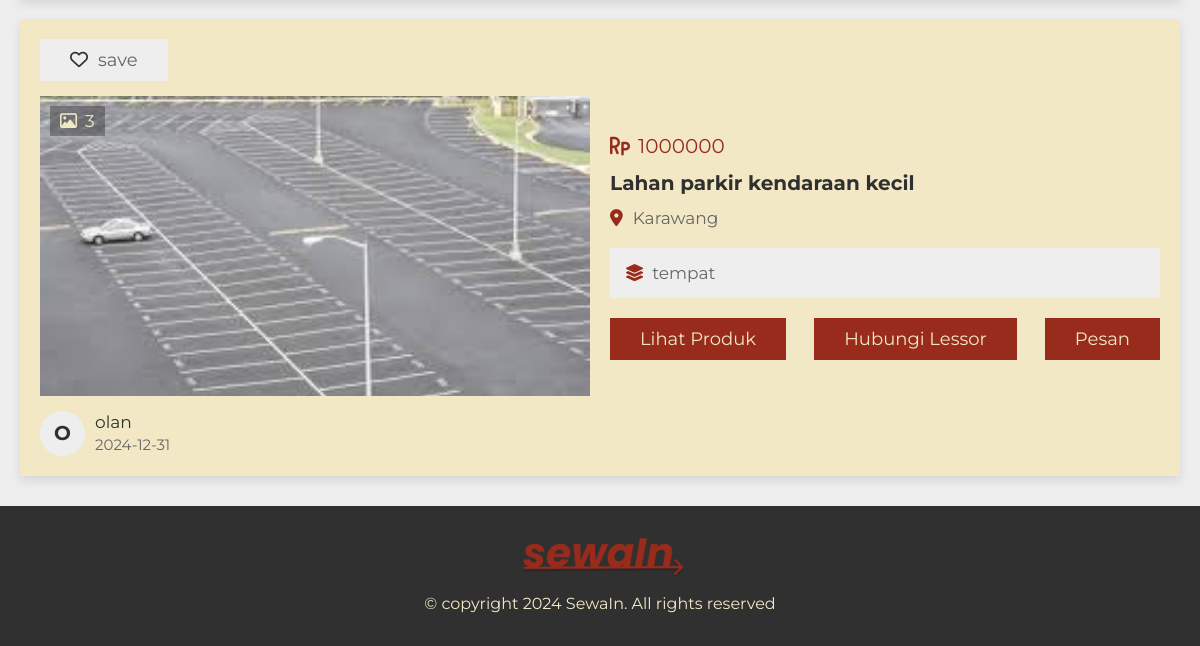
The app's page /project/listings.php (lower part), older data.
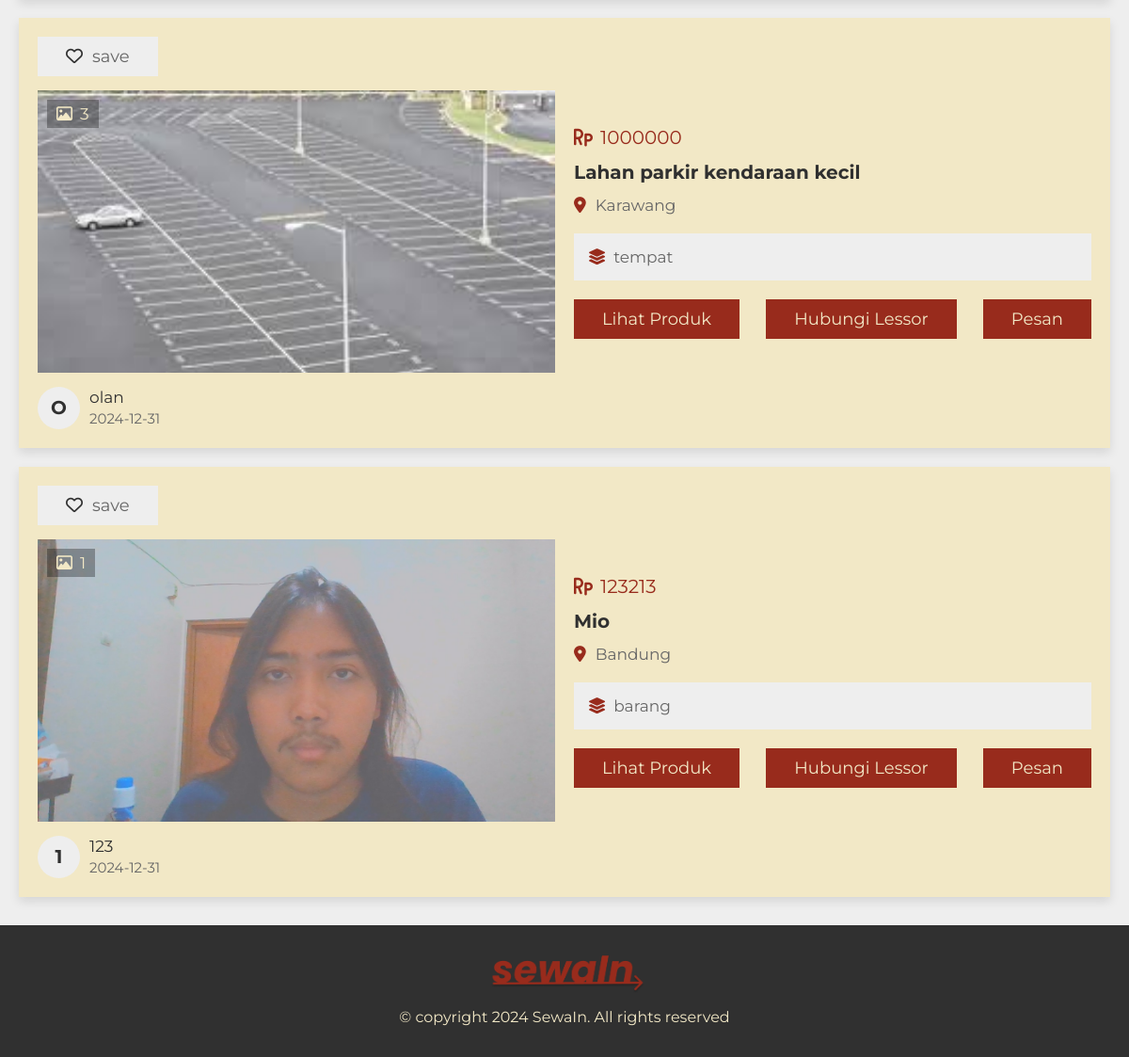
The same page, newer data.
### tables this page shows
CREATE TABLE `product` (
  `id` int(20) NOT NULL,
  `user_id` int(20) NOT NULL,
  `product_name` varchar(50) NOT NULL,
  `address` varchar(300) NOT NULL,
  `price` varchar(10) NOT NULL,
  `type` varchar(10) NOT NULL,
  `category` varchar(50) NOT NULL,
  `sub_category` varchar(50) NOT NULL,
  `specific_category` varchar(50) NOT NULL,
  `image_01` varchar(50) NOT NULL,
  `image_02` varchar(50) NOT NULL,
  `image_03` varchar(50) NOT NULL,
  `image_04` varchar(50) NOT NULL,
  `image_05` varchar(50) NOT NULL,
  `description` varchar(1000) NOT NULL,
  `date` date NOT NULL DEFAULT current_timestamp(),
  `click_count` int(11) DEFAULT 0
);

CREATE TABLE `users` (
  `id` int(20) NOT NULL,
  `name` varchar(50) NOT NULL,
  `number` varchar(13) NOT NULL,
  `email` varchar(50) NOT NULL,
  `password` varchar(50) NOT NULL,
  `profile_pic` varchar(255) DEFAULT NULL
);

### project/listings.php (the view, shortened to what this page needs)
<?php
include 'components/connect.php';
if(isset($_COOKIE['user_id'])){
   $user_id = $_COOKIE['user_id'];
}else{
   $user_id = '';
}
?>
<!DOCTYPE html>
<html lang="en">
<head>
   <link rel="stylesheet" href="https://cdnjs.cloudflare.com/ajax/libs/font-awesome/6.2.0/css/all.min.css">
   <link rel="stylesheet" href="css/style.css">
</head>
<body>
<section class="listings">
   <div class="box-container">
      <?php
         $select_properties = $conn->prepare("SELECT * FROM `product` ORDER BY date DESC");
         $select_properties->execute();
         if($select_properties->rowCount() > 0){
            while($fetch_product = $select_properties->fetch(PDO::FETCH_ASSOC)){
            $select_user = $conn->prepare("SELECT * FROM `users` WHERE id = ?");
            $select_user->execute([$fetch_product['user_id']]);
            $fetch_user = $select_user->fetch(PDO::FETCH_ASSOC);
            if(!empty($fetch_product['image_02'])){
               $image_coutn_02 = 1;
            }else{
               $image_coutn_02 = 0;
            }
            if(!empty($fetch_product['image_03'])){
               $image_coutn_03 = 1;
            }else{
               $image_coutn_03 = 0;
            }
            if(!empty($fetch_product['image_04'])){
               $image_coutn_04 = 1;
            }else{
               $image_coutn_04 = 0;
            }
            if(!empty($fetch_product['image_05'])){
               $image_coutn_05 = 1;
            }else{
               $image_coutn_05 = 0;
            }
            $total_images = (1 + $image_coutn_02 + $image_coutn_03 + $image_coutn_04 + $image_coutn_05);
            $select_saved = $conn->prepare("SELECT * FROM `saved` WHERE product_id = ? and user_id = ?");
            $select_saved->execute([$fetch_product['id'], $user_id]);
      ?>
      <form action="" method="POST">
         <div class="box">
            <?php
               if($select_saved->rowCount() > 0){
            ?>
            <button type="submit" name="save" class="save"><i class="fas fa-heart"></i><span>saved</span></button>
            <?php
               }else{
            ?>
            <button type="submit" name="save" class="save"><i class="far fa-heart"></i><span>save</span></button>
            <?php
               }
            ?>
            <div class="thumb">
               <p class="total-images"><i class="far fa-image"></i><span><?= $total_images; ?></span></p>
               <img src="uploaded_files/<?= $fetch_product['image_01']; ?>" alt="">
            </div>
            <div class="admin">
               <h3><?= substr($fetch_user['name'], 0, 1); ?></h3>
               <div>
                  <p><?= $fetch_user['name']; ?></p>
                  <span><?= $fetch_product['date']; ?></span>
               </div>
            </div>
         </div>
         <div class="box">
            <div class="price"><i class="fas fa-rupiah-sign"></i><span><?= $fetch_product['price']; ?></span></div>
            <h3 class="name"><?= $fetch_product['product_name']; ?></h3>
            <p class="location"><i class="fas fa-map-marker-alt"></i><span><?= $fetch_product['address']; ?></span></p>
            <div class="flex">
               <p><i class="fas fa-layer-group"></i><span><?= $fetch_product['type']; ?></span></p>
            </div>
            <div class="flex-btn">
               <a href="view_product.php?get_id=<?= $fetch_product['id']; ?>" class="btn">lihat produk</a>
               <a href="tel:+62<?= $fetch_user['number']; ?>"<?= $fetch_user['number']; ?> class="btn">hubungi lessor</a>
               <input type="submit" value="pesan" name="send" class="btn">
            </div>
         </div>
      </form>
      <?php
         }
      }else{
         echo '<p class="empty">no product added yet! <a href="post_product.php" style="margin-top:1.5rem;" class="btn">add new</a></p>';
      }
      ?>
   </div>
</section>
<?php include 'components/footer.php'; ?>
</body>
</html>

Row changes from the older to the newer data that the page shows:
added product: total_images "1", image_01 (picture), user.name "1", user.name "123", date "2024-12-31", price "123213", product_name "Mio", address "Bandung", type "barang"
